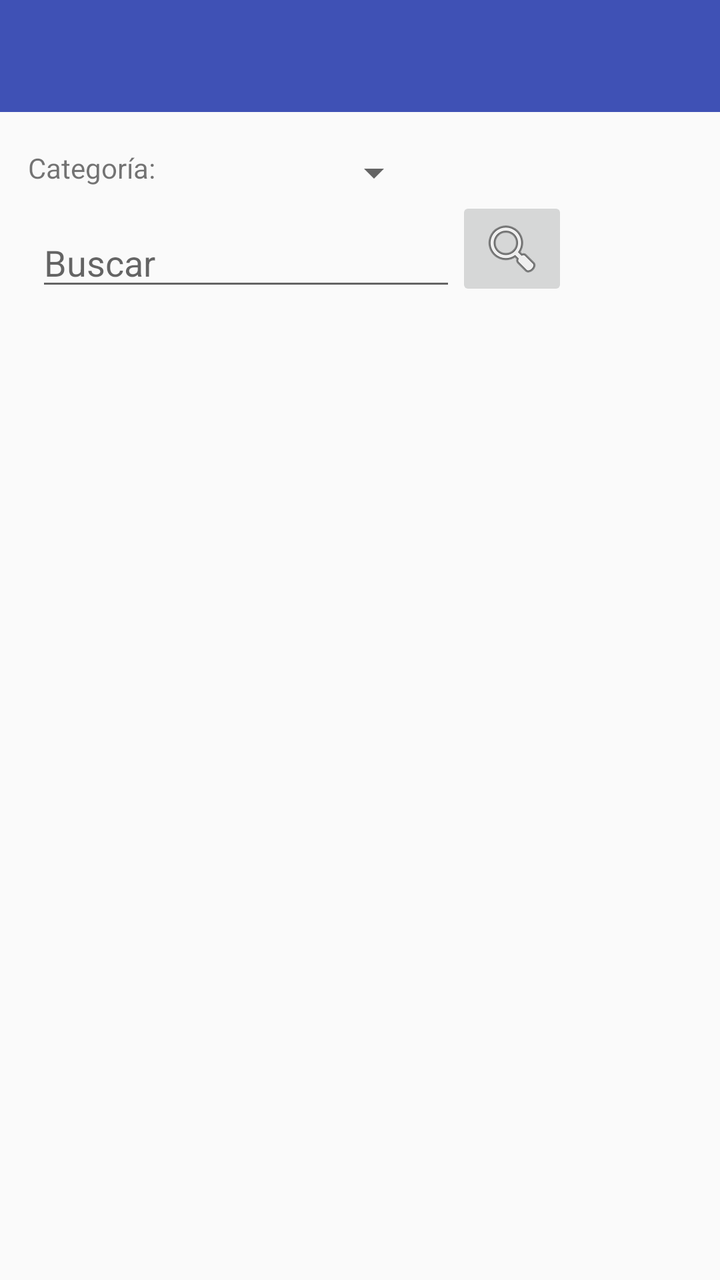
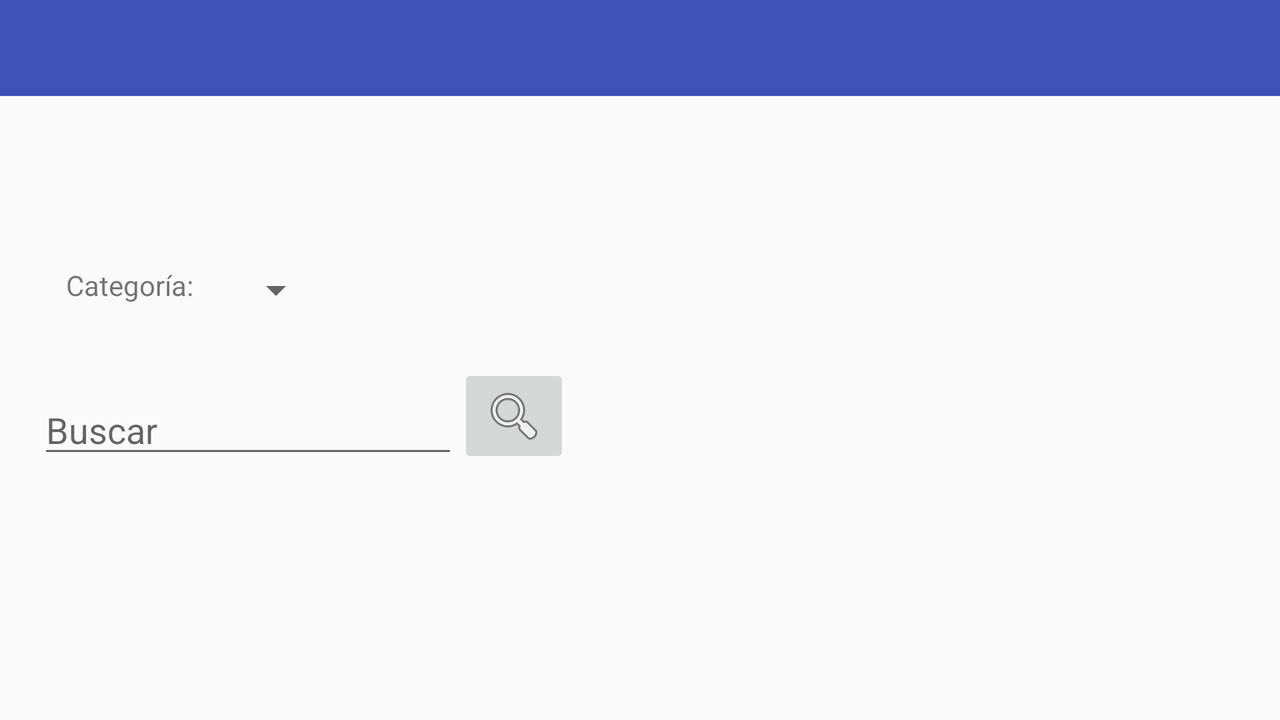

First picture: res/layout/ on a phone held upright. Second picture: the repository's own variant of that layout, on a device whose configuration matches the variant's folder. Source for both follows.
<!-- AndroidManifest.xml: application theme AppTheme -->
<!-- res/layout/activity_product_.xml -->
<?xml version="1.0" encoding="utf-8"?>
<RelativeLayout xmlns:android="http://schemas.android.com/apk/res/android"
    xmlns:app="http://schemas.android.com/apk/res-auto"
    xmlns:tools="http://schemas.android.com/tools"
    android:layout_width="match_parent"
    android:layout_height="match_parent"
    tools:context="com.fiuady.android.compustorevv10.Productos.Product_Activity">

    <android.support.v7.widget.Toolbar
        android:id="@+id/toolbar_products"
        android:layout_width="match_parent"
        android:layout_height="wrap_content"
        android:layout_alignParentEnd="true"
        android:layout_alignParentTop="true"
        android:background="?attr/colorPrimary"
        android:minHeight="?attr/actionBarSize"
        android:theme="?attr/actionBarTheme" />


    <RelativeLayout
        android:layout_width="wrap_content"
        android:layout_height="wrap_content"
        android:orientation="horizontal"
        android:weightSum="1"
        android:layout_above="@+id/iBtnSearch"
        android:layout_alignParentStart="true">

        <TextView
            android:text="Categoría: "
            android:layout_width="wrap_content"
            android:layout_height="wrap_content"
            android:layout_gravity="center"


            android:id="@+id/textView2"
            android:layout_weight="1"

            android:layout_marginLeft="13dp"
            android:layout_marginStart="14dp"
            android:layout_alignParentTop="true"
            android:layout_alignParentStart="true" />

        <Spinner
            android:layout_width="wrap_content"
            android:layout_height="wrap_content"

            android:id="@+id/spnProducts"
            android:layout_alignParentTop="true"
            android:layout_toEndOf="@+id/textView2"
            android:layout_marginStart="82dp" />


    </RelativeLayout>


    <LinearLayout
        android:layout_width="match_parent"
        android:layout_height="wrap_content"
        android:orientation="horizontal"
        android:weightSum="1">


    </LinearLayout>


    <android.support.v7.widget.RecyclerView
        android:layout_width="match_parent"
        android:layout_height="match_parent"
        android:id="@+id/recyclerProducts"
        android:layout_weight="64.22"
        android:clickable="true"
        tools:clickable="true"
        android:contextClickable="true"
        android:layout_below="@+id/eTxtSearch"
        android:layout_alignParentStart="true"
        style="@style/Theme.AppCompat.Light"
        android:layout_marginTop="24dp" />

    <EditText
        android:id="@+id/eTxtSearch"
        android:layout_width="wrap_content"
        android:layout_height="wrap_content"
        android:layout_marginLeft="47dp"
        android:layout_marginStart="18dp"
        android:layout_marginTop="53dp"
        android:ems="10"
        android:hint="Buscar"
        android:inputType="textPersonName"
        android:layout_below="@+id/toolbar_products"
        android:layout_alignParentStart="true" />

    <ImageButton
        android:id="@+id/iBtnSearch"
        android:layout_width="wrap_content"
        android:layout_height="wrap_content"
        android:layout_alignBottom="@+id/eTxtSearch"
        android:layout_toEndOf="@+id/eTxtSearch"
        app:srcCompat="@android:drawable/ic_menu_search" />








    </RelativeLayout>
<!-- resources referenced by this layout -->
<resources>
  <style name="AppTheme" parent="Theme.AppCompat.Light.NoActionBar">
          
          <item name="colorPrimary">@color/colorPrimary</item>
          <item name="colorPrimaryDark">@color/colorPrimaryDark</item>
          <item name="colorAccent">@color/colorAccent</item>
      </style>
  <color name="colorPrimary">#3F51B5</color>
  <color name="colorPrimaryDark">#071883</color>
  <color name="colorAccent">#FF4081</color>
</resources>
<!-- res/layout-land/activity_product_.xml (the author's variant of the layout above) -->
<!-- drawn on the phone turned sideways -->
<?xml version="1.0" encoding="utf-8"?>
<RelativeLayout xmlns:android="http://schemas.android.com/apk/res/android"
    xmlns:app="http://schemas.android.com/apk/res-auto"
    xmlns:tools="http://schemas.android.com/tools"
    android:layout_width="match_parent"
    android:layout_height="match_parent"
    tools:context="com.fiuady.android.compustorevv10.Productos.Product_Activity">

    <android.support.v7.widget.Toolbar
        android:id="@+id/toolbar_products"
        android:layout_width="match_parent"
        android:layout_height="wrap_content"
        android:layout_alignParentEnd="true"
        android:layout_alignParentTop="true"
        android:background="?attr/colorPrimary"
        android:minHeight="?attr/actionBarSize"
        android:theme="?attr/actionBarTheme" />


    <RelativeLayout
        android:layout_width="wrap_content"
        android:layout_height="wrap_content"
        android:orientation="horizontal"
        android:weightSum="1"
        android:id="@+id/relativeLayout"
        android:layout_marginBottom="25dp"
        android:layout_above="@+id/iBtnSearch"
        android:layout_alignStart="@+id/eTxtSearch">

        <TextView
            android:text="Categoría: "
            android:layout_width="wrap_content"
            android:layout_height="wrap_content"
            android:layout_gravity="center"


            android:id="@+id/textView2"
            android:layout_weight="1"

            android:layout_marginLeft="13dp"
            android:layout_marginStart="14dp"
            android:layout_alignParentTop="true"
            android:layout_alignParentStart="true" />

        <Spinner
            android:layout_width="wrap_content"
            android:layout_height="wrap_content"

            android:id="@+id/spnProducts"
            android:layout_marginStart="14dp"
            android:layout_alignParentTop="true"
            android:layout_toEndOf="@+id/textView2" />


    </RelativeLayout>


    <LinearLayout
        android:layout_width="match_parent"
        android:layout_height="wrap_content"
        android:orientation="horizontal"
        android:weightSum="1">


    </LinearLayout>


    <android.support.v7.widget.RecyclerView
        android:id="@+id/recyclerProducts"
        style="@style/Theme.AppCompat.Light"
        android:layout_width="match_parent"
        android:layout_height="match_parent"
        android:layout_below="@+id/toolbar_products"
        android:layout_toEndOf="@+id/iBtnSearch"
        android:layout_weight="64.22"
        android:clickable="true"
        android:contextClickable="true"
        tools:clickable="true" />

    <EditText
        android:id="@+id/eTxtSearch"
        android:layout_width="wrap_content"
        android:layout_height="wrap_content"
        android:layout_marginLeft="47dp"
        android:layout_marginStart="19dp"
        android:ems="10"
        android:hint="Buscar"
        android:inputType="textPersonName"
        android:layout_alignParentBottom="true"
        android:layout_alignParentStart="true"
        android:layout_marginBottom="126dp" />

    <ImageButton
        android:id="@+id/iBtnSearch"
        android:layout_width="wrap_content"
        android:layout_height="wrap_content"
        android:layout_alignBottom="@+id/eTxtSearch"
        android:layout_toEndOf="@+id/eTxtSearch"
        app:srcCompat="@android:drawable/ic_menu_search" />








</RelativeLayout>
